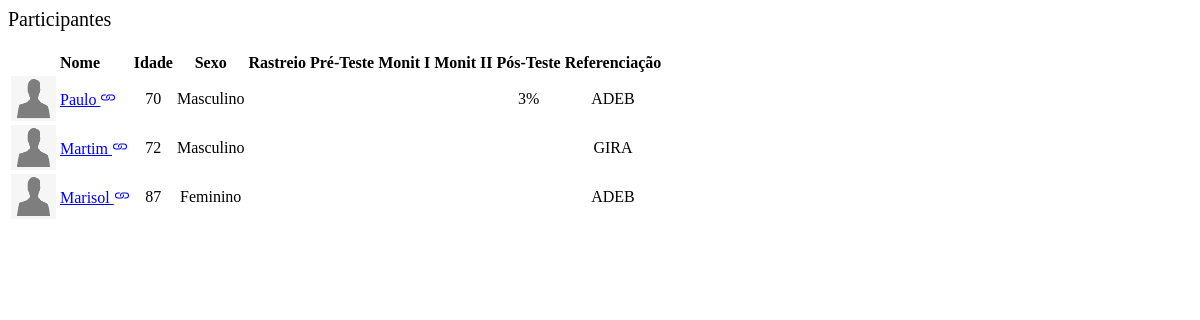
The page /protocolo/participants (signed in) on the database as committed earlier.
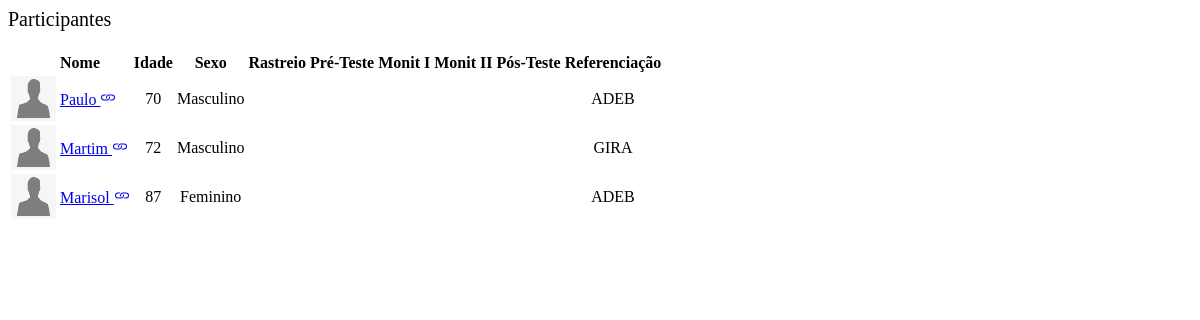
The same page on the database as committed later.
### diario/models.py (models this page shows, shortened)
class Utilizador (models.Model):
    opSexo = (
        ("Feminino", "Feminino"),
        ("Masculino", "Masculino"),
        ("Outros", "Outros")
    )
    nome = models.CharField(max_length=100)
    sexo = models.CharField(max_length=20, choices=opSexo, default="", blank=False, null=False)
    idade = models.CharField(max_length=20, default="")
    email = models.EmailField(max_length=100, blank=True)
    nascimento = models.DateField(null=True)
    data_entrada = models.DateTimeField(auto_now_add=True, null=True)
    nacionalidade = models.CharField(max_length=20, default="")
    class Meta:
        abstract = True

class Participante(Utilizador):
    diagnosticos = models.ManyToManyField(Doenca, related_name='participantes')
    referenciacao = models.ForeignKey(Reference, on_delete= models.CASCADE)
    grupoCog = models.ForeignKey(GrupoCog, on_delete=models.CASCADE, null=True, blank=True, related_name='participantes')
    cuidadores = models.ManyToManyField(Cuidador, blank=True, related_name='participantes')
    avaliador = models.ForeignKey(settings.AUTH_USER_MODEL,on_delete=models.CASCADE, default=None, blank=True, null=True)

class Reference(models.Model):
    reference= models.CharField(max_length=20, default="")

### protocolo/models.py (models this page shows, shortened)
class Resolution(models.Model):
    patient = models.ForeignKey(Participante,
                                on_delete=models.CASCADE, default=None, blank=True, null=True)
    part = models.ForeignKey('Part', on_delete=models.CASCADE)
    date = models.DateTimeField(default=timezone.now)
    doctor = models.ForeignKey(settings.AUTH_USER_MODEL,
                                on_delete=models.CASCADE, default=None, blank=True, null=True)
    statistics = models.JSONField(blank=True, default=dict)

### protocolo/views.py (the view)
# urls.py: path('participants', views.participants_view, name="participants"),
@login_required(login_url='login')
def participants_view(request):
    doctor = request.user
    participants = Participante.objects.filter(avaliador=doctor)
    resolutions = Resolution.objects.filter(doctor=doctor)
    context = {'participants': participants,
               'resolutions': resolutions}
    return render(request, 'protocolo/participants.html', context)

### protocolo/templates/protocolo/participants.html (shortened to what this page needs)
{% load static %}
<div id="wrapper">
    <div class="d-flex flex-column" id="content-wrapper">
        <div id="content">
            <div class="container-fluid">
                <div class="card shadow">
                    <div class="card-header py-3">
                        <p class="text-primary m-0 fw-bold" style="font-size: 20px;">Participantes</p>
                    </div>
                    <div class="card-body">
                        <div class="table-responsive">
                            <table class="table">
                                <thead>
                                <tr>
                                    <th style="text-align: left;"></th>
                                    <th style="text-align: left;">Nome</th>
                                    <th style="text-align: center;">Idade</th>
                                    <th style="text-align: center;">Sexo</th>
                                    <th style="text-align: center;">Rastreio</th>
                                    <th style="text-align: center;">Pré-Teste</th>
                                    <th style="text-align: center;">Monit I</th>
                                    <th style="text-align: center;">Monit II</th>
                                    <th style="text-align: center;">Pós-Teste</th>
                                    <th style="text-align: center;">Referenciação</th>
                                </tr>
                                </thead>
                                <tbody>
                                {% for p in participants %}
                                    <tr>
                                        <td style="text-align: center">
                                            <img class="rounded-circle img-fluid d-xl-flex justify-content-center align-items-center align-content-center align-self-center justify-content-xl-center align-items-xl-center"
                                                 src="{% static 'protocolo/img/placeholder-avatar.png' %}" width="45px"
                                                 height="45px" style="margin-left: auto;margin-right: auto;display: block;">
                                        </td>
                                        <td><a href="#" class="jq-btn no-decor"
                                               data-href="{% url 'participant' p.id %}">
                                            {{ p.nome }}
                                        </a></td>
                                        <td style="text-align: center;">{{ p.idade }}</td>
                                        <td style="text-align: center;">{{ p.sexo }}</td>
                                        <td style="text-align: center;">
                                        </td>
                                        <td style="text-align: center;">
                                        </td>
                                        <td style="text-align: center;">
                                        </td>
                                        <td style="text-align: center;">
                                        </td>
                                        <td style="text-align: center;">
                                            {% for r in resolutions %}
                                                {% if r.doctor == request.user and r.patient == p and r.part.name == 'Pós-Teste' %}
                                                    {% if r.statistics.total_percentage == 100 %}
                                                        <i class="fa fa-check" style="color: var(--bs-blue);"></i>
                                                    {% elif r.statistics.total_percentage > 0 %}
                                                        {{ r.statistics.total_percentage }}%
                                                    {% endif %}
                                                {% endif %}
                                            {% endfor %}
                                        </td>
                                        <td style="text-align: center">{{ p.referenciacao.reference }}</td>
                                    </tr>
                                {% empty %}
                                    Não tem Participantes associados.
                                {% endfor %}
                                </tbody>
                                <tfoot>
                                <tr>
                                    <td><strong></strong></td>
                                    <td><strong></strong></td>
                                    <td><strong></strong></td>
                                    <td><strong></strong></td>
                                    <td><strong></strong></td>
                                    <td><strong></strong></td>
                                    <td><strong></strong></td>
                                    <td><strong></strong></td>
                                    <td><strong></strong></td>
                                    <td><strong></strong></td>
                                </tr>
                                </tfoot>
                            </table>
                        </div>
                    </div>
                </div>
            </div>
        </div>
    </div>

Rows that differ between the two databases and show on the page:
removed Resolution: statistics.total_percentage "3", shown under Participante "Paulo"
